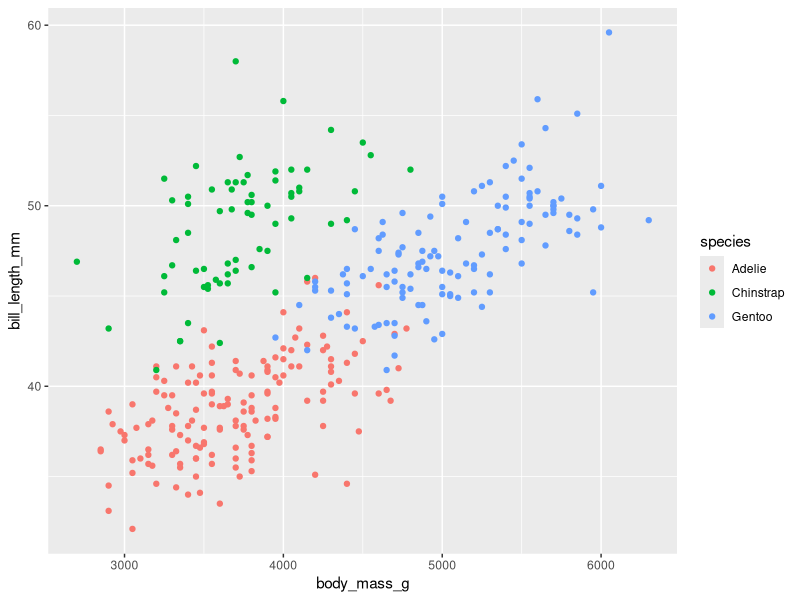
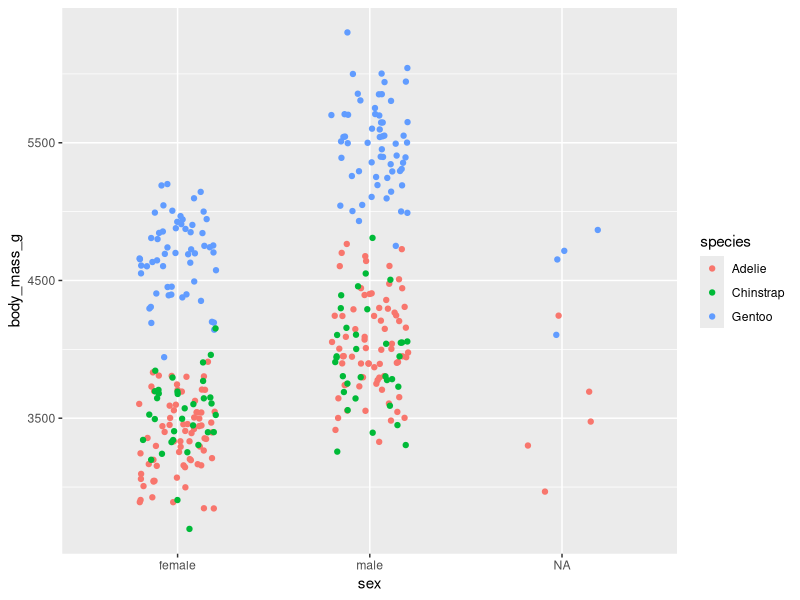
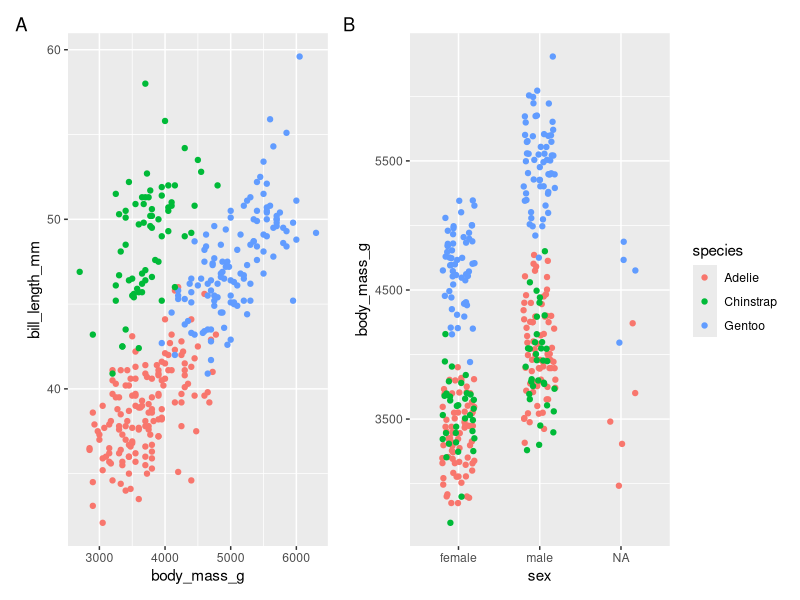
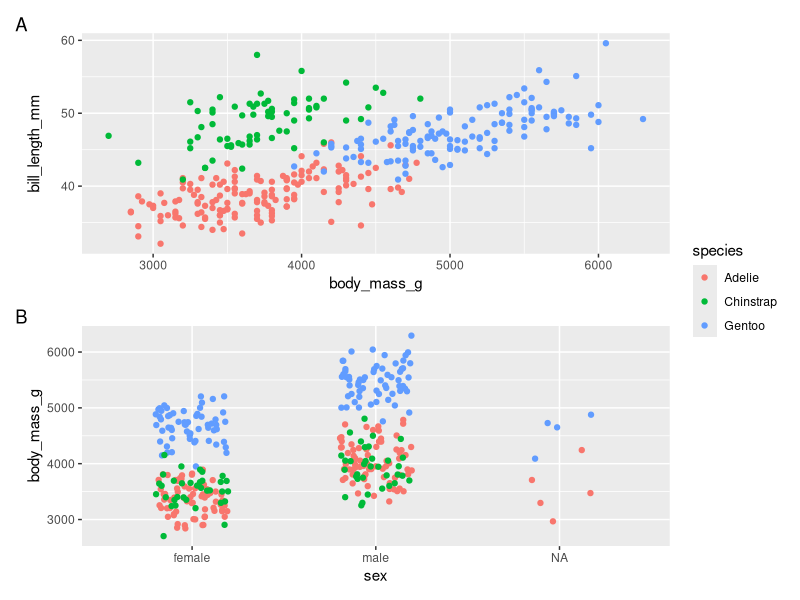

Generate these figures, in order, with R:
#### Today we are going to learn some advanced plotting ####
#### Created by: Sally Heo ####
#### Updated on: 2022-03-15 ####

#### Install new packages ####
install.packages("patchwork")#For bringing plots together
install.packages("ggrepel")#For repelling labels
install.packages("gganimate")#Animations
install.packages("magick") #For images

#### Load libraries needed to code ####
library(tidyverse)
library(here)
library(patchwork)
library(ggrepel)
library(gganimate)
library(magick)
library(palmerpenguins)

#### Patchwork ####
p1 <- penguins %>% 
  ggplot(aes(x = body_mass_g,
             y = bill_length_mm,
             color = species))+
  geom_point()
p1

p2 <- penguins %>% 
  ggplot(aes(x = sex,
             y = body_mass_g,
             color = species)) +
  geom_jitter(width = 0.2)
p2

p1+p2 +
  plot_layout(guides = 'collect')+
  plot_annotation(tag_levels = 'A')
p1/p2 +
  plot_layout(guides = 'collect')+
  plot_annotation(tag_levels = 'A')


View(mtcars)
